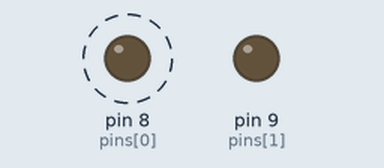
The sketch below on a simulated Arduino Uno, built with avr-gcc and run on an emulated ATmega328P. Shown: output pins drawn as LEDs (lit = HIGH). Dashed ring = blinking.

Above: at 0.5 s.
At 3.5 s:
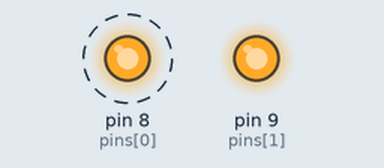
Timing chart, 0 to 5.2 s (numbered marks = the images above):
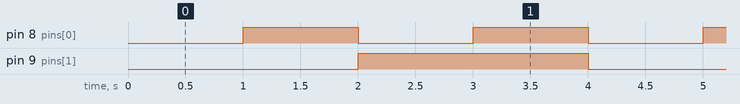

Measured:
- by itself, pin 8 (pins[0]): alternates HIGH for 1.0 s and LOW for 1.0 s
- by itself, pin 9 (pins[1]): alternates HIGH for 2.0 s and LOW for 2.0 s
- by itself, everything shown: repeats every 4.0 s, in 4 steps

The sketch:

2_bit_counter.ino
```cpp
int pins[] = {8, 9};  // LEDs on pins 8 and 9

void setup() {
  for (int i = 0; i < 2; i++) {
    pinMode(pins[i], OUTPUT);
  }
}

void loop() {
  for (int i = 0; i < 4; i++) {   // 00 → 11
    digitalWrite(pins[0], bitRead(i, 0));
    digitalWrite(pins[1], bitRead(i, 1));
    delay(1000);
  }
}
```
